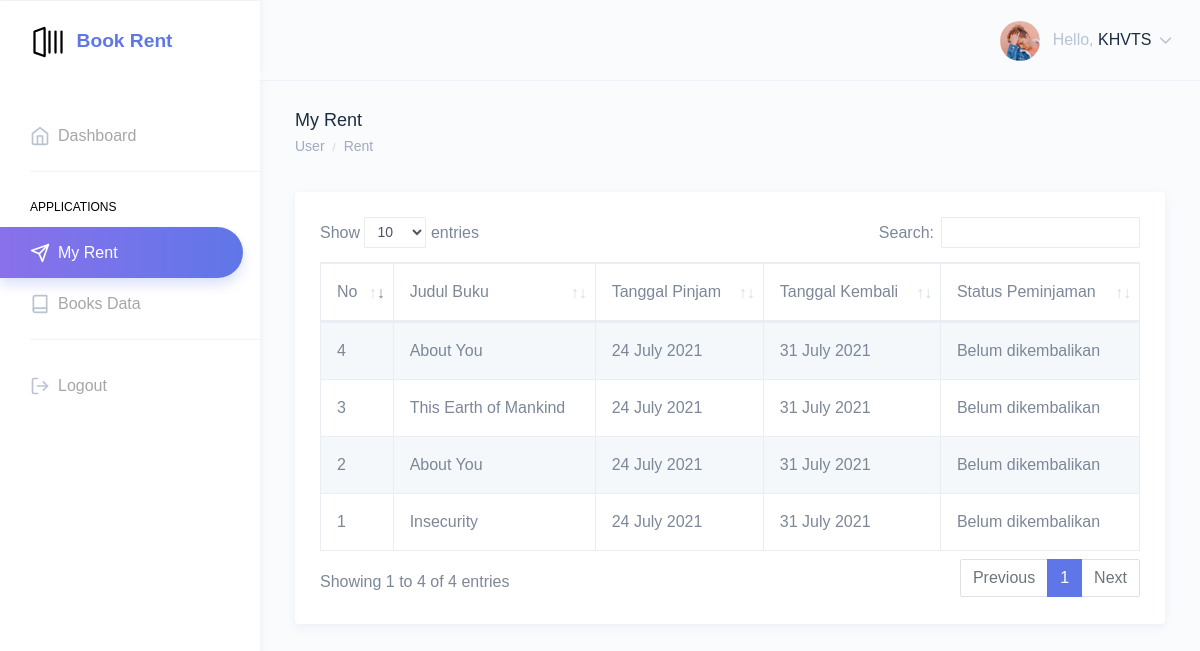
Screenshot of /pages/user_rent.php (signed in) with the database file from the repository.
### tables this page shows
CREATE TABLE `user` (
  `id` int(11) NOT NULL,
  `username` varchar(100) NOT NULL,
  `password` varchar(100) NOT NULL,
  `akses_id` int(11) NOT NULL,
  `data_peminjam_id` int(11) NOT NULL
);

CREATE TABLE `data_peminjam` (
  `id` int(11) NOT NULL,
  `kode_peminjam` varchar(20) NOT NULL,
  `nama_peminjam` varchar(100) NOT NULL,
  `jenis_kelamin` enum('P','L') NOT NULL,
  `tanggal_lahir` date NOT NULL,
  `alamat` varchar(100) NOT NULL,
  `pekerjaan` varchar(100) NOT NULL,
  `user_id` int(11) NOT NULL,
  `foto` varchar(100) NOT NULL
);

CREATE TABLE `peminjaman` (
  `id` int(11) NOT NULL,
  `kode_buku` varchar(30) NOT NULL,
  `kode_peminjam` varchar(30) NOT NULL,
  `tanggal_pinjam` datetime NOT NULL,
  `tanggal_kembali` datetime NOT NULL,
  `status` int(11) NOT NULL
);

CREATE TABLE `data_buku` (
  `id` int(11) NOT NULL,
  `kode_buku` varchar(30) NOT NULL,
  `judul_buku` varchar(100) NOT NULL,
  `kode_pengarang` varchar(100) NOT NULL,
  `kode_jenis_buku` varchar(30) NOT NULL,
  `kode_penerbit` varchar(30) NOT NULL,
  `isbn` varchar(30) NOT NULL,
  `tahun` year(4) NOT NULL,
  `deskripsi` varchar(100) NOT NULL,
  `jumlah` int(11) NOT NULL
);

### pages/config.php (called while the page is built, shortened)
<?php
class database
{
  var $host     = "localhost";
  var $username = "root";
  var $password = "";
  var $database = "sewa_buku";
  var $koneksi  = "";
  function __construct()
  {
    $this->koneksi = mysqli_connect($this->host, $this->username, $this->password, $this->database);
  }
  function login($username)
  {
    $data = mysqli_query($this->koneksi, "SELECT * FROM user WHERE username = '$username'");
    if (mysqli_num_rows($data) == 0) {
      echo "<b>Data user tidak ada</b>";
      $hasil = [];
      header("Location: login.php");
    } else {
      while ($row = mysqli_fetch_array($data)) {
        $hasil[] = $row;
      }
    }
    return $hasil;
  }
  function tampil_peminjaman_peminjam($username)
  {
    $data = mysqli_query($this->koneksi, "SELECT a.*, b.*, c.* FROM peminjaman a
                                INNER JOIN data_buku b ON b.kode_buku = a.kode_buku
                                INNER JOIN data_peminjam c ON c.kode_peminjam = a.kode_peminjam
                                WHERE a.kode_peminjam = '$username'");
    while ($row = mysqli_fetch_array($data)) {
      $hasil[] = $row;
    }
    return $hasil;
  }
  function tampil_peminjam($kode_peminjam)
  {
    $data_peminjam = mysqli_query($this->koneksi, "SELECT a.*, b.*, c.password FROM data_peminjam a
                            INNER JOIN jenis_kelamin b ON b.kode_jk = a.jenis_kelamin
                            INNER JOIN user c ON c.data_peminjam_id = a.id
                            WHERE a.kode_peminjam='$kode_peminjam'");
    while ($row_peminjam = mysqli_fetch_assoc($data_peminjam)) {
      $hasil_peminjam[] = $row_peminjam;
    }
    return $hasil_peminjam;
  }
}

### pages/user_rent.php (the view, shortened to what this page needs)
<?php
include 'config.php';
$db = new database();
$username = $_SESSION['username'];
foreach ($db->login($username) as $x) {
  $akses_id = $x['akses_id'];
  if ($akses_id == '2') {
?>
    <!DOCTYPE html>
    <html dir="ltr" lang="en">
    <head>
      <link href="../assets/extra-libs/datatables.net-bs4/css/dataTables.bootstrap4.css" rel="stylesheet">
      <link href="../dist/css/style.min.css" rel="stylesheet">
      <link rel="stylesheet" type="text/css" href="../assets/extra-libs/prism/prism.css">
    </head>
    <body>
      <div id="main-wrapper" data-theme="light" data-layout="vertical" data-navbarbg="skin6" data-sidebartype="full" data-sidebar-position="fixed" data-header-position="fixed" data-boxed-layout="full">
        <header class="topbar" data-navbarbg="skin6">
          <nav class="navbar top-navbar navbar-expand-md">
            <div class="navbar-header" data-logobg="skin6">
              <div class="navbar-brand">
                <a href="index.php">
                  <b class="logo-icon">
                  </b>
                  <span class="logo-text">
                    <span class="font-weight-bold" style="background: linear-gradient(to right, rgb(95, 118, 232) 0%, rgb(95, 118, 232) 100%);-webkit-background-clip: text;-webkit-text-fill-color: transparent;font-size: 1.2rem;">Book Rent</span>
                  </span>
                </a>
              </div>
            </div>
            <div class="navbar-collapse collapse" id="navbarSupportedContent">
              <ul class="navbar-nav float-right">
                <li class="nav-item dropdown">
                  <a class="nav-link dropdown-toggle" href="javascript:void(0)" data-toggle="dropdown" aria-haspopup="true" aria-expanded="false">
                    <img src="../assets/images/users/profile-pic.jpg" alt="user" class="rounded-circle" width="40">
                    <?php $data_peminjam = $db->tampil_peminjam($username); ?>
                    <span class="ml-2 d-none d-lg-inline-block"><span>Hello,</span> <span class="text-dark"><?= $data_peminjam[0]['kode_peminjam']; ?></span> <i data-feather="chevron-down" class="svg-icon"></i></span>
                  </a>
                </li>
              </ul>
            </div>
          </nav>
        </header>
        <aside class="left-sidebar" data-sidebarbg="skin6">
          <div class="scroll-sidebar" data-sidebarbg="skin6">
            <nav class="sidebar-nav">
              <ul id="sidebarnav">
                <li class="sidebar-item"> <a class="sidebar-link sidebar-link" href="../index.php" aria-expanded="false"><i data-feather="home" class="feather-icon"></i><span class="hide-menu">Dashboard</span></a></li>
                <li class="list-divider"></li>
                <li class="nav-small-cap"><span class="hide-menu">Applications</span></li>
                <li class="sidebar-item"><a class="sidebar-link sidebar-link" href="user_rent.php" aria-expanded="false"><i data-feather="send" class="feather-icon"></i><span class="hide-menu">My Rent</span></a></li>
                <li class="sidebar-item"><a class="sidebar-link sidebar-link" href="book_data.php" aria-expanded="false"><i data-feather="book" class="feather-icon"></i><span class="hide-menu">Books Data</span></a></li>
                <li class="list-divider"></li>
                <li class="sidebar-item"><a class="sidebar-link sidebar-link" href="logout.php" aria-expanded="false"><i data-feather="log-out" class="feather-icon"></i><span class="hide-menu">Logout</span></a></li>
              </ul>
            </nav>
          </div>
        </aside>
        <div class="page-wrapper">
          <div class="page-breadcrumb">
            <div class="row">
              <div class="col-7 align-self-center">
                <h4 class="page-title text-truncate text-dark font-weight-medium mb-1">My Rent</h4>
                <div class="d-flex align-items-center">
                  <nav aria-label="breadcrumb">
                    <ol class="breadcrumb m-0 p-0">
                      <li class="breadcrumb-item"><a href="../index.php" class="text-muted">User</a></li>
                      <li class="breadcrumb-item text-muted active" aria-current="page">Rent</li>
                    </ol>
                  </nav>
                </div>
              </div>
            </div>
          </div>
          <div class="container-fluid">
            <div class="row">
              <div class="col-lg-12">
                <div class="card">
                  <div class="card-body">
                    <div class="table-responsive">
                      <table id="my_rent" class="table table-striped table-bordered table-hover display no-wrap" style="width:100%">
                        <thead>
                          <tr>
                            <th>No</th>
                            <th>Judul Buku</th>
                            <th>Tanggal Pinjam</th>
                            <th>Tanggal Kembali</th>
                            <th>Status Peminjaman</th>
                          </tr>
                        </thead>
                        <tbody>
                          <?php
                          $no = 1;
                          $y = $db->tampil_peminjaman_peminjam($username);
                          if ($y) {
                            foreach ($y as $x) {
                          ?>
                              <td><?php echo $no++; ?></td>
                              <td><?php echo $x['judul_buku']; ?></td>
                              <td><?php
                                  $tanggal_pinjam = $x['tanggal_pinjam'];
                                  $tanggal_pinjam1 = date("d F Y", strtotime($tanggal_pinjam));
                                  echo $tanggal_pinjam1;
                                  ?></td>
                              <td><?php
                                  $tanggal_kembali = $x['tanggal_kembali'];
                                  $tanggal_kembali1 = date("d F Y", strtotime($tanggal_kembali));
                                  echo $tanggal_kembali1;
                                  ?></td>
                              <td><?php
                                  $status_peminjaman = $x['status'];
                                  if ($status_peminjaman == '1') {
                                    $tanggal_hari_ini = date('d F Y ');
                                    if (strtotime($tanggal_hari_ini) < strtotime($tanggal_kembali1)) {
                                      echo "Belum dikembalikan";
                                    } else {
                                      $waktu_kembali2 = date_create($tanggal_kembali1);
                                      $tanggal_hari_ini = date("d F Y");
                                      $tanggal_hari_ini2 = date_create($tanggal_hari_ini);
                                      $diff = date_diff($waktu_kembali2, $tanggal_hari_ini2);
                                      echo "Belum dikembalikan <b>(terlambat" . $diff->days . " hari)</b>";
                                    }
                                  } elseif ($status_peminjaman == '2') {
                                    echo "Sudah dikembalikan";
                                  }
                                  ?></td>
                          <?php
                            }
                          }
                          ?>
                        </tbody>
                      </table>
                    </div>
                  </div>
                </div>
              </div>
            </div>
          </div>
        </div>
      </div>
    </body>
    </html>
<?php
  } else {
    header("Location: ../login.php");
  }
}
?>

### rows the page displays
user: akses_id 2 (drawn), data_peminjam.kode_peminjam "KHVTS"
peminjaman: data_buku.judul_buku "Insecurity", tanggal_pinjam "24 July 2021", tanggal_kembali "31 July 2021", status "Belum dikembalikan"
peminjaman: data_buku.judul_buku "About You", tanggal_pinjam "24 July 2021", tanggal_kembali "31 July 2021", status "Belum dikembalikan"
peminjaman: data_buku.judul_buku "This Earth of Mankind", tanggal_pinjam "24 July 2021", tanggal_kembali "31 July 2021", status "Belum dikembalikan"
peminjaman: data_buku.judul_buku "About You", tanggal_pinjam "24 July 2021", tanggal_kembali "31 July 2021", status "Belum dikembalikan"
